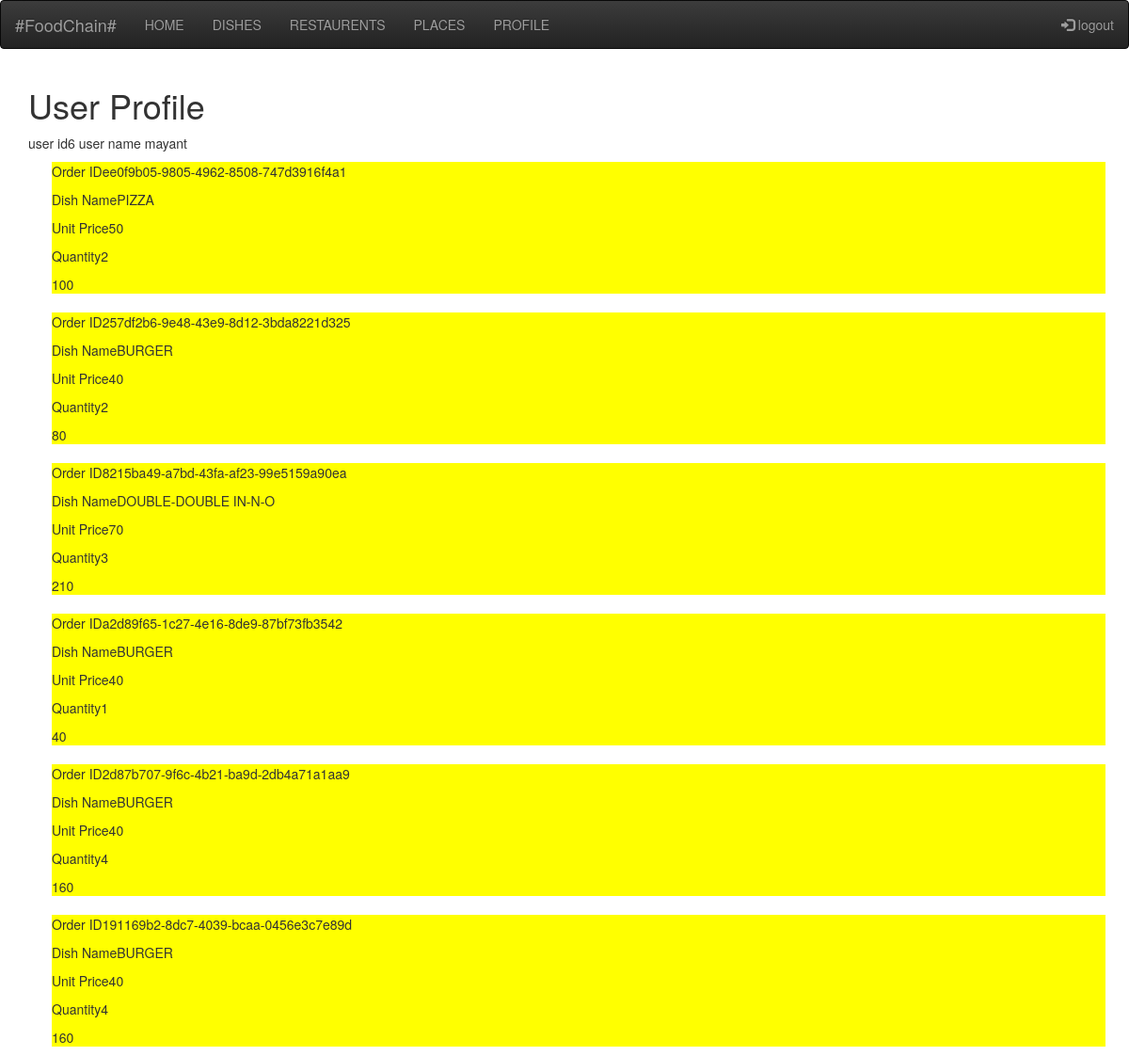
Page /user/6/ (signed in) on the committed database.
### FoodChain/models.py (models this page shows, shortened)
class DishOrder(models.Model):
    O_id = models.UUIDField(primary_key=True, default=uuid.uuid4)
    dish = models.ForeignKey(Dishes, on_delete=models.CASCADE)
    quantity = models.IntegerField("Qty", validators=[MaxValueValidator(99), MinValueValidator(1)], default=1)
    user = models.ForeignKey(User, on_delete=models.CASCADE, null=True)
    restaurent = models.ForeignKey(Restorent, on_delete=models.CASCADE)

class Dishes(models.Model):
    d_id = models.IntegerField("Dish ID", primary_key=True)
    d_name = models.CharField("Dishes name", max_length=20)
    price = models.IntegerField("Prices")
    status = models.BooleanField()
    image = models.ImageField(null=True, upload_to="media/dish_pic/")
    def __str__(self):
        return self.d_name

### FoodChain/views.py (the view)
# urls.py: path('user/<int:pk>/', UserpDetailedView.as_view(),name='userp'),
class UserpDetailedView(LoginRequiredMixin, DetailView):
    model = User
    template_name = 'FoodChain/user_details.html'
    context_object_name = 'userp'

### templates/FoodChain/user_details.html (shortened to what this page needs)
<!DOCTYPE html>
{% extends "base_generic.html" %}
{% block content %}
<head>
 </head>
<h1>User Profile</h1>
user id{{ userp.id }}
user name {{ userp.username }}
{% for i in userp.dishorder_set.all %}
<div class="container">
<div class ="divcol">
    <p>Order ID{{ i.O_id }}</p>
   <p>Dish Name{{ i.dish }}</p>
    <p>Unit Price{{ i.dish.price }}</p>
    <p>Quantity{{ i.quantity }}</p>
     {% widthratio i.quantity 1 i.dish.price %}
    </div>
</div>
{% endfor %}
{% endblock %}

### templates/FoodChain/user_details.html (style rules this page uses)
.divcol { margin :10px; background-color:yellow; }

### rows in the picture
DishOrder: O_id "ee0f9b05-9805-4962-8508-747d3916f4a1", dish "PIZZA", dish.price "50", quantity "2", quantity+dish "100"
DishOrder: O_id "257df2b6-9e48-43e9-8d12-3bda8221d325", dish "BURGER", dish.price "40", quantity "2", quantity+dish "80"
DishOrder: O_id "8215ba49-a7bd-43fa-af23-99e5159a90ea", dish "DOUBLE-DOUBLE IN-N-O", dish.price "70", quantity "3", quantity+dish "210"
DishOrder: O_id "a2d89f65-1c27-4e16-8de9-87bf73fb3542", dish "BURGER", dish.price "40", quantity "1", quantity+dish "40"
DishOrder: O_id "2d87b707-9f6c-4b21-ba9d-2db4a71a1aa9", dish "BURGER", dish.price "40", quantity "4", quantity+dish "160"
DishOrder: O_id "191169b2-8dc7-4039-bcaa-0456e3c7e89d", dish "BURGER", dish.price "40", quantity "4", quantity+dish "160"

### other values in the picture
{{ userp.id }} "6"
{{ userp.username }} "mayant"
